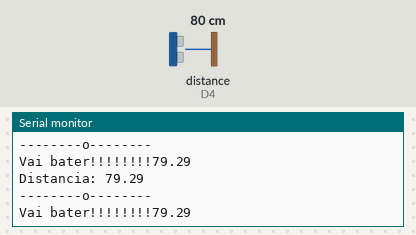
Simulated run of this sketch. Board: ESP8266 (NodeMCU). On the bench: the last lines printed to the serial monitor. Wiring (inferred from the names in the program): ultrasonic range finder: trigger D3; echo D4. Inputs (shaded band) come from the test bench; at power-on: distance to the obstacle (sensor on D4) 80 cm. The echo pulse lasts 58.3 µs per cm.

Above: at 1.4 s.
1.5 s: distance to the obstacle (sensor on D4) set to 4 cm
At 2.1 s:
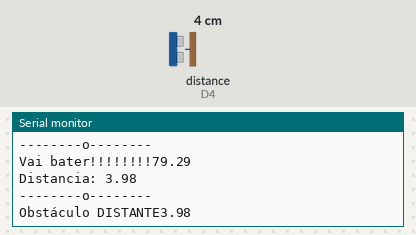
3.8 s: distance to the obstacle (sensor on D4) set to 60 cm
At 4.3 s:
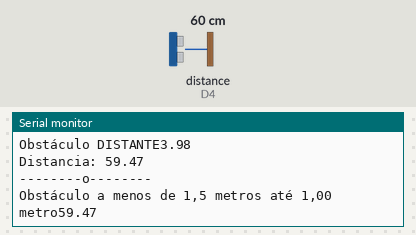
Timing chart, 0 to 6.8 s (numbered marks = the images above; inputs shaded):
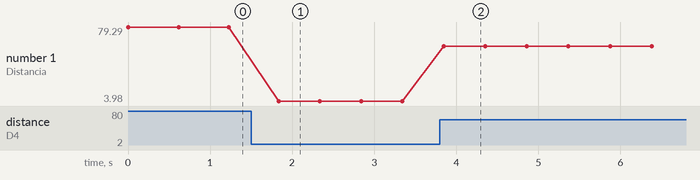

Measured:
- after the input at 1.5 s, the serial monitor: prints a new line after 0.34 s (image 1)
- after the input at 3.8 s, the serial monitor: prints a new line after 0.05 s (image 2)
- plotted number 1: 79.29 → 3.98 after the input at 1.5 s, 3.98 → 59.47 after the input at 3.8 s

The sketch:

teste-teste-teste-lawson.ino
```cpp
#define trigPin D3
#define echoPin D4
#define LedRed D6
#define Buzzer D7
void setup() {
  Serial.begin(115200);
  pinMode(trigPin, OUTPUT);
  pinMode(echoPin, INPUT);
  digitalWrite(trigPin, LOW);
  digitalWrite(LedRed, OUTPUT);
  digitalWrite(Buzzer, OUTPUT);
}
long duracao;
float distancia, aux;
void loop() {
  digitalWrite(trigPin, HIGH);
  delayMicroseconds(500);
  digitalWrite(trigPin, LOW);


  duracao = pulseIn(echoPin, HIGH , 1000000);
  aux = duracao;
  distancia = (aux * 340 / 10000) / 2;
  Serial.print("Distancia: ");
  Serial.println(distancia);
  Serial.println("--------o--------");
  //Serial.print("Duracao: ");
  //Serial.println(duracao);

  if (distancia <= 50 && distancia >= 2) {
    Serial.print("Obstáculo DISTANTE");
    Serial.println(distancia);
    digitalWrite(Buzzer, HIGH);
    delay(500);

    } else if (distancia >= 51 && distancia <= 75) {
    Serial.print("Obstáculo a menos de 1,5 metros até 1,00 metro");
    Serial.println(distancia);
    digitalWrite(LedRed, HIGH);
    delay(500);


  } if (distancia >= 76 && distancia <=95 ) {
    Serial.print("Vai bater!!!!!!!!");
    Serial.println(distancia);
    digitalWrite(Buzzer, HIGH);
    digitalWrite(LedRed, HIGH);
    delay(606);
  }
}
```
